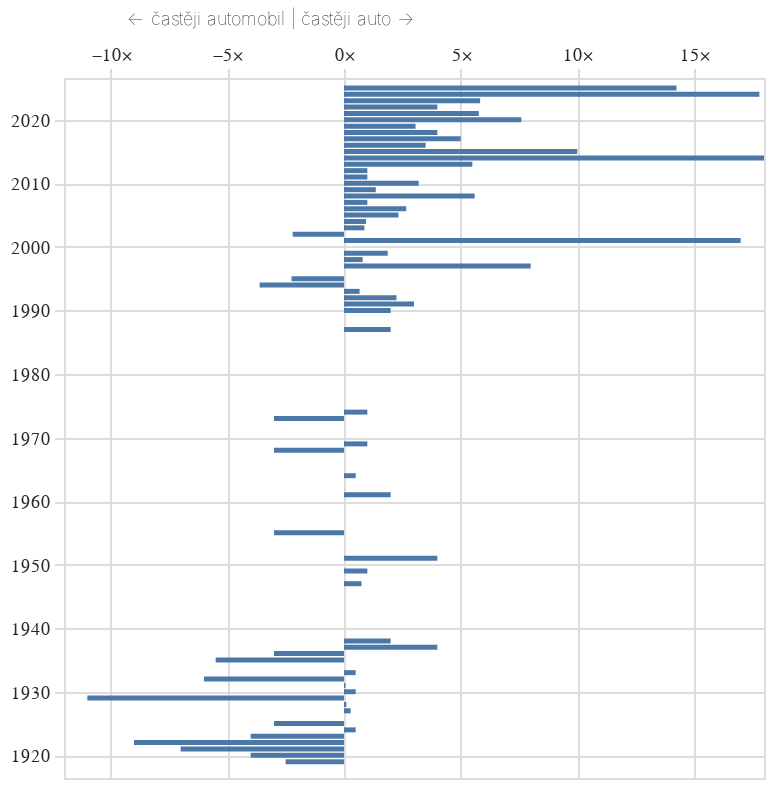

The notebook cell saved with this chart:
### Code cell
graf_vyvoje("(?i)automobil[^\w]","automobil","(?i)auto[^\w]","auto")

### Figure 1 — Vega-Lite specification as saved in the notebook (floating-point values rounded to 4 significant figures)
{"config": {"title": {"font": "Noticia Text", "fontSize": 11.5, "anchor": "start", "lineHeight": 19, "fontWeight": "bolder", "subtitleFont": "Noticia Text", "subtitleFontSize": 10, "subtitleLineHeight": 15, "subtitlePadding": 10, "dy": -10, "color": "#292829", "subtitleColor": "#292829"}, "axis": {"labelFont": "Asap", "titleFont": "Asap", "fontWeight": "lighter", "titleFontWeight": "lighter", "labelFontSize": 9, "titleFontSize": 9, "labelPadding": 2, "titlePadding": 9, "domainOpacity": 0, "tickColor": "#DCDDD6", "labelColor": "#292829"}, "legend": {"labelFont": "Asap", "labelFontWeight": "normal", "titleFont": "Asap", "titleFontWeight": "normal", "labelFontSize": 9, "titleFontSize": 9, "labelColor": "#292829"}}, "data": {"name": "data-85d8ac3eb7484a34b2631f0c720ef496"}, "mark": {"type": "bar", "height": 2.5}, "encoding": {"x": {"axis": {"labelExpr": "datum.label + '×'", "orient": "top", "titleAlign": "right"}, "field": "vysledek", "title": "← častěji automobil | častěji auto →", "type": "quantitative"}, "y": {"field": "datum", "title": null, "type": "temporal"}}, "height": 350, "resolve": {"scale": {"y": "independent"}}, "width": 350, "$schema": "https://vega.github.io/schema/vega-lite/v5.8.0.json", "datasets": {"data-85d8ac3eb7484a34b2631f0c720ef496": [{"datum": "1918-01-01T00:00:00", "vyskytu": 1, "vyskytu_right": 1, "uplnost": 0, "vysledek": 0.0, "vitez": "auto"}, {"datum": "1919-01-01T00:00:00", "vyskytu": 3, "vyskytu_right": 2, "uplnost": 1, "vysledek": -2.5, "vitez": "automobil"}, {"datum": "1920-01-01T00:00:00", "vyskytu": 6, "vyskytu_right": 2, "uplnost": 1, "vysledek": -4.0, "vitez": "automobil"}, {"datum": "1921-01-01T00:00:00", "vyskytu": 6, "vyskytu_right": 1, "uplnost": 0, "vysledek": -7.0, "vitez": "automobil"}, {"datum": "1922-01-01T00:00:00", "vyskytu": 8, "vyskytu_right": 1, "uplnost": 1, "vysledek": -9.0, "vitez": "automobil"}, {"datum": "1923-01-01T00:00:00", "vyskytu": 3, "vyskytu_right": 1, "uplnost": 1, "vysledek": -4.0, "vitez": "automobil"}, {"datum": "1924-01-01T00:00:00", "vyskytu": 2, "vyskytu_right": 3, "uplnost": 1, "vysledek": 0.5, "vitez": "auto"}, {"datum": "1925-01-01T00:00:00", "vyskytu": 2, "vyskytu_right": 1, "uplnost": 0, "vysledek": -3.0, "vitez": "automobil"}, {"datum": "1926-01-01T00:00:00", "vyskytu": 1, "vyskytu_right": 1, "uplnost": 1, "vysledek": 0.0, "vitez": "auto"}, {"datum": "1927-01-01T00:00:00", "vyskytu": 7, "vyskytu_right": 9, "uplnost": 1, "vysledek": 0.2857, "vitez": "auto"}, {"datum": "1928-01-01T00:00:00", "vyskytu": 10, "vyskytu_right": 11, "uplnost": 1, "vysledek": 0.1, "vitez": "auto"}, {"datum": "1929-01-01T00:00:00", "vyskytu": 10, "vyskytu_right": 1, "uplnost": 0, "vysledek": -11.0, "vitez": "automobil"}, {"datum": "1930-01-01T00:00:00", "vyskytu": 14, "vyskytu_right": 21, "uplnost": 1, "vysledek": 0.5, "vitez": "auto"}, {"datum": "1931-01-01T00:00:00", "vyskytu": 16, "vyskytu_right": 17, "uplnost": 1, "vysledek": 0.0625, "vitez": "auto"}, {"datum": "1932-01-01T00:00:00", "vyskytu": 15, "vyskytu_right": 3, "uplnost": 1, "vysledek": -6.0, "vitez": "automobil"}, {"datum": "1933-01-01T00:00:00", "vyskytu": 4, "vyskytu_right": 6, "uplnost": 1, "vysledek": 0.5, "vitez": "auto"}, {"datum": "1934-01-01T00:00:00", "vyskytu": 1, "vyskytu_right": 1, "uplnost": 1, "vysledek": 0.0, "vitez": "auto"}, {"datum": "1935-01-01T00:00:00", "vyskytu": 9, "vyskytu_right": 2, "uplnost": 1, "vysledek": -5.5, "vitez": "automobil"}, {"datum": "1936-01-01T00:00:00", "vyskytu": 6, "vyskytu_right": 3, "uplnost": 1, "vysledek": -3.0, "vitez": "automobil"}, {"datum": "1937-01-01T00:00:00", "vyskytu": 1, "vyskytu_right": 5, "uplnost": 1, "vysledek": 4.0, "vitez": "auto"}, {"datum": "1938-01-01T00:00:00", "vyskytu": 1, "vyskytu_right": 3, "uplnost": 1, "vysledek": 2.0, "vitez": "auto"}, {"datum": "1945-01-01T00:00:00", "vyskytu": 1, "vyskytu_right": 1, "uplnost": 0, "vysledek": 0.0, "vitez": "auto"}, {"datum": "1946-01-01T00:00:00", "vyskytu": 2, "vyskytu_right": 2, "uplnost": 1, "vysledek": 0.0, "vitez": "auto"}, {"datum": "1947-01-01T00:00:00", "vyskytu": 4, "vyskytu_right": 7, "uplnost": 1, "vysledek": 0.75, "vitez": "auto"}, {"datum": "1948-01-01T00:00:00", "vyskytu": 1, "vyskytu_right": 1, "uplnost": 0, "vysledek": 0.0, "vitez": "auto"}, {"datum": "1949-01-01T00:00:00", "vyskytu": 1, "vyskytu_right": 2, "uplnost": 0, "vysledek": 1.0, "vitez": null}, {"datum": "1950-01-01T00:00:00", "vyskytu": 1, "vyskytu_right": 1, "uplnost": 0, "vysledek": 0.0, "vitez": "auto"}, {"datum": "1951-01-01T00:00:00", "vyskytu": 1, "vyskytu_right": 5, "uplnost": 0, "vysledek": 4.0, "vitez": "auto"}, {"datum": "1952-01-01T00:00:00", "vyskytu": 1, "vyskytu_right": 1, "uplnost": 0, "vysledek": 0.0, "vitez": "auto"}, {"datum": "1953-01-01T00:00:00", "vyskytu": 1, "vyskytu_right": 1, "uplnost": 0, "vysledek": 0.0, "vitez": "auto"}, {"datum": "1954-01-01T00:00:00", "vyskytu": 1, "vyskytu_right": 1, "uplnost": 0, "vysledek": 0.0, "vitez": "auto"}, {"datum": "1955-01-01T00:00:00", "vyskytu": 2, "vyskytu_right": 1, "uplnost": 0, "vysledek": -3.0, "vitez": "automobil"}, {"datum": "1956-01-01T00:00:00", "vyskytu": 1, "vyskytu_right": 1, "uplnost": 0, "vysledek": 0.0, "vitez": "auto"}, {"datum": "1957-01-01T00:00:00", "vyskytu": 1, "vyskytu_right": 1, "uplnost": 0, "vysledek": 0.0, "vitez": "auto"}, {"datum": "1958-01-01T00:00:00", "vyskytu": 1, "vyskytu_right": 1, "uplnost": 0, "vysledek": 0.0, "vitez": "auto"}, {"datum": "1959-01-01T00:00:00", "vyskytu": 1, "vyskytu_right": 1, "uplnost": 0, "vysledek": 0.0, "vitez": "auto"}, {"datum": "1960-01-01T00:00:00", "vyskytu": 1, "vyskytu_right": 1, "uplnost": 0, "vysledek": 0.0, "vitez": "auto"}, {"datum": "1961-01-01T00:00:00", "vyskytu": 1, "vyskytu_right": 3, "uplnost": 0, "vysledek": 2.0, "vitez": "auto"}, {"datum": "1962-01-01T00:00:00", "vyskytu": 1, "vyskytu_right": 1, "uplnost": 0, "vysledek": 0.0, "vitez": "auto"}, {"datum": "1963-01-01T00:00:00", "vyskytu": 1, "vyskytu_right": 1, "uplnost": 0, "vysledek": 0.0, "vitez": "auto"}, {"datum": "1964-01-01T00:00:00", "vyskytu": 4, "vyskytu_right": 6, "uplnost": 1, "vysledek": 0.5, "vitez": "auto"}, {"datum": "1965-01-01T00:00:00", "vyskytu": 1, "vyskytu_right": 1, "uplnost": 0, "vysledek": 0.0, "vitez": "auto"}, {"datum": "1966-01-01T00:00:00", "vyskytu": 1, "vyskytu_right": 1, "uplnost": 0, "vysledek": 0.0, "vitez": "auto"}, {"datum": "1967-01-01T00:00:00", "vyskytu": 1, "vyskytu_right": 1, "uplnost": 0, "vysledek": 0.0, "vitez": "auto"}, {"datum": "1968-01-01T00:00:00", "vyskytu": 2, "vyskytu_right": 1, "uplnost": 0, "vysledek": -3.0, "vitez": "automobil"}, {"datum": "1969-01-01T00:00:00", "vyskytu": 1, "vyskytu_right": 2, "uplnost": 1, "vysledek": 1.0, "vitez": null}, {"datum": "1970-01-01T00:00:00", "vyskytu": 1, "vyskytu_right": 1, "uplnost": 0, "vysledek": 0.0, "vitez": "auto"}, {"datum": "1971-01-01T00:00:00", "vyskytu": 1, "vyskytu_right": 1, "uplnost": 0, "vysledek": 0.0, "vitez": "auto"}, {"datum": "1972-01-01T00:00:00", "vyskytu": 1, "vyskytu_right": 1, "uplnost": 1, "vysledek": 0.0, "vitez": "auto"}, {"datum": "1973-01-01T00:00:00", "vyskytu": 2, "vyskytu_right": 1, "uplnost": 1, "vysledek": -3.0, "vitez": "automobil"}, {"datum": "1974-01-01T00:00:00", "vyskytu": 1, "vyskytu_right": 2, "uplnost": 0, "vysledek": 1.0, "vitez": null}, {"datum": "1975-01-01T00:00:00", "vyskytu": 3, "vyskytu_right": 3, "uplnost": 1, "vysledek": 0.0, "vitez": "auto"}, {"datum": "1976-01-01T00:00:00", "vyskytu": 1, "vyskytu_right": 1, "uplnost": 1, "vysledek": 0.0, "vitez": "auto"}, {"datum": "1977-01-01T00:00:00", "vyskytu": 1, "vyskytu_right": 1, "uplnost": 0, "vysledek": 0.0, "vitez": "auto"}, {"datum": "1978-01-01T00:00:00", "vyskytu": 1, "vyskytu_right": 1, "uplnost": 0, "vysledek": 0.0, "vitez": "auto"}, {"datum": "1979-01-01T00:00:00", "vyskytu": 1, "vyskytu_right": 1, "uplnost": 0, "vysledek": 0.0, "vitez": "auto"}, {"datum": "1980-01-01T00:00:00", "vyskytu": 1, "vyskytu_right": 1, "uplnost": 1, "vysledek": 0.0, "vitez": "auto"}, {"datum": "1981-01-01T00:00:00", "vyskytu": 1, "vyskytu_right": 1, "uplnost": 0, "vysledek": 0.0, "vitez": "auto"}, {"datum": "1982-01-01T00:00:00", "vyskytu": 1, "vyskytu_right": 1, "uplnost": 1, "vysledek": 0.0, "vitez": "auto"}, {"datum": "1983-01-01T00:00:00", "vyskytu": 1, "vyskytu_right": 1, "uplnost": 0, "vysledek": 0.0, "vitez": "auto"}, {"datum": "1984-01-01T00:00:00", "vyskytu": 1, "vyskytu_right": 1, "uplnost": 0, "vysledek": 0.0, "vitez": "auto"}, {"datum": "1985-01-01T00:00:00", "vyskytu": 2, "vyskytu_right": 2, "uplnost": 1, "vysledek": 0.0, "vitez": "auto"}, {"datum": "1986-01-01T00:00:00", "vyskytu": 1, "vyskytu_right": 1, "uplnost": 0, "vysledek": 0.0, "vitez": "auto"}, {"datum": "1987-01-01T00:00:00", "vyskytu": 1, "vyskytu_right": 3, "uplnost": 0, "vysledek": 2.0, "vitez": "auto"}, {"datum": "1988-01-01T00:00:00", "vyskytu": 1, "vyskytu_right": 1, "uplnost": 0, "vysledek": 0.0, "vitez": "auto"}, {"datum": "1989-01-01T00:00:00", "vyskytu": 1, "vyskytu_right": 1, "uplnost": 1, "vysledek": 0.0, "vitez": "auto"}, {"datum": "1990-01-01T00:00:00", "vyskytu": 1, "vyskytu_right": 3, "uplnost": 1, "vysledek": 2.0, "vitez": "auto"}, {"datum": "1991-01-01T00:00:00", "vyskytu": 1, "vyskytu_right": 4, "uplnost": 0, "vysledek": 3.0, "vitez": "auto"}, {"datum": "1992-01-01T00:00:00", "vyskytu": 4, "vyskytu_right": 13, "uplnost": 1, "vysledek": 2.25, "vitez": "auto"}, {"datum": "1993-01-01T00:00:00", "vyskytu": 3, "vyskytu_right": 5, "uplnost": 1, "vysledek": 0.6667, "vitez": "auto"}, {"datum": "1994-01-01T00:00:00", "vyskytu": 34, "vyskytu_right": 13, "uplnost": 1, "vysledek": -3.615, "vitez": "automobil"}, {"datum": "1995-01-01T00:00:00", "vyskytu": 5, "vyskytu_right": 4, "uplnost": 1, "vysledek": -2.25, "vitez": "automobil"}, {"datum": "1996-01-01T00:00:00", "vyskytu": 7, "vyskytu_right": 7, "uplnost": 1, "vysledek": 0.0, "vitez": "auto"}, {"datum": "1997-01-01T00:00:00", "vyskytu": 2, "vyskytu_right": 18, "uplnost": 1, "vysledek": 8.0, "vitez": "auto"}, {"datum": "1998-01-01T00:00:00", "vyskytu": 5, "vyskytu_right": 9, "uplnost": 1, "vysledek": 0.8, "vitez": "auto"}, {"datum": "1999-01-01T00:00:00", "vyskytu": 8, "vyskytu_right": 23, "uplnost": 1, "vysledek": 1.875, "vitez": "auto"}, {"datum": "2000-01-01T00:00:00", "vyskytu": 8, "vyskytu_right": 8, "uplnost": 1, "vysledek": 0.0, "vitez": "auto"}, {"datum": "2001-01-01T00:00:00", "vyskytu": 2, "vyskytu_right": 36, "uplnost": 1, "vysledek": 17.0, "vitez": "auto"}, {"datum": "2002-01-01T00:00:00", "vyskytu": 6, "vyskytu_right": 5, "uplnost": 1, "vysledek": -2.2, "vitez": "automobil"}, {"datum": "2003-01-01T00:00:00", "vyskytu": 16, "vyskytu_right": 30, "uplnost": 1, "vysledek": 0.875, "vitez": "auto"}, {"datum": "2004-01-01T00:00:00", "vyskytu": 18, "vyskytu_right": 35, "uplnost": 1, "vysledek": 0.9444, "vitez": "auto"}, {"datum": "2005-01-01T00:00:00", "vyskytu": 6, "vyskytu_right": 20, "uplnost": 1, "vysledek": 2.333, "vitez": "auto"}, {"datum": "2006-01-01T00:00:00", "vyskytu": 3, "vyskytu_right": 11, "uplnost": 1, "vysledek": 2.667, "vitez": "auto"}, {"datum": "2007-01-01T00:00:00", "vyskytu": 11, "vyskytu_right": 22, "uplnost": 1, "vysledek": 1.0, "vitez": null}, {"datum": "2008-01-01T00:00:00", "vyskytu": 5, "vyskytu_right": 33, "uplnost": 1, "vysledek": 5.6, "vitez": "auto"}, {"datum": "2009-01-01T00:00:00", "vyskytu": 22, "vyskytu_right": 52, "uplnost": 1, "vysledek": 1.364, "vitez": "auto"}, {"datum": "2010-01-01T00:00:00", "vyskytu": 5, "vyskytu_right": 21, "uplnost": 1, "vysledek": 3.2, "vitez": "auto"}, {"datum": "2011-01-01T00:00:00", "vyskytu": 8, "vyskytu_right": 16, "uplnost": 1, "vysledek": 1.0, "vitez": null}, {"datum": "2012-01-01T00:00:00", "vyskytu": 10, "vyskytu_right": 20, "uplnost": 1, "vysledek": 1.0, "vitez": null}, {"datum": "2013-01-01T00:00:00", "vyskytu": 2, "vyskytu_right": 13, "uplnost": 1, "vysledek": 5.5, "vitez": "auto"}, {"datum": "2014-01-01T00:00:00", "vyskytu": 3, "vyskytu_right": 57, "uplnost": 1, "vysledek": 18.0, "vitez": "auto"}, {"datum": "2015-01-01T00:00:00", "vyskytu": 2, "vyskytu_right": 22, "uplnost": 1, "vysledek": 10.0, "vitez": "auto"}, {"datum": "2016-01-01T00:00:00", "vyskytu": 6, "vyskytu_right": 27, "uplnost": 1, "vysledek": 3.5, "vitez": "auto"}, {"datum": "2017-01-01T00:00:00", "vyskytu": 5, "vyskytu_right": 30, "uplnost": 1, "vysledek": 5.0, "vitez": "auto"}, {"datum": "2018-01-01T00:00:00", "vyskytu": 7, "vyskytu_right": 35, "uplnost": 1, "vysledek": 4.0, "vitez": "auto"}, {"datum": "2019-01-01T00:00:00", "vyskytu": 15, "vyskytu_right": 61, "uplnost": 1, "vysledek": 3.067, "vitez": "auto"}, {"datum": "2020-01-01T00:00:00", "vyskytu": 5, "vyskytu_right": 43, "uplnost": 1, "vysledek": 7.6, "vitez": "auto"}, {"datum": "2021-01-01T00:00:00", "vyskytu": 9, "vyskytu_right": 61, "uplnost": 1, "vysledek": 5.778, "vitez": "auto"}, {"datum": "2022-01-01T00:00:00", "vyskytu": 11, "vyskytu_right": 55, "uplnost": 1, "vysledek": 4.0, "vitez": "auto"}, {"datum": "2023-01-01T00:00:00", "vyskytu": 18, "vyskytu_right": 123, "uplnost": 1, "vysledek": 5.833, "vitez": "auto"}, {"datum": "2024-01-01T00:00:00", "vyskytu": 5, "vyskytu_right": 94, "uplnost": 1, "vysledek": 17.8, "vitez": "auto"}, {"datum": "2025-01-01T00:00:00", "vyskytu": 4, "vyskytu_right": 61, "uplnost": 1, "vysledek": 14.25, "vitez": "auto"}]}}
